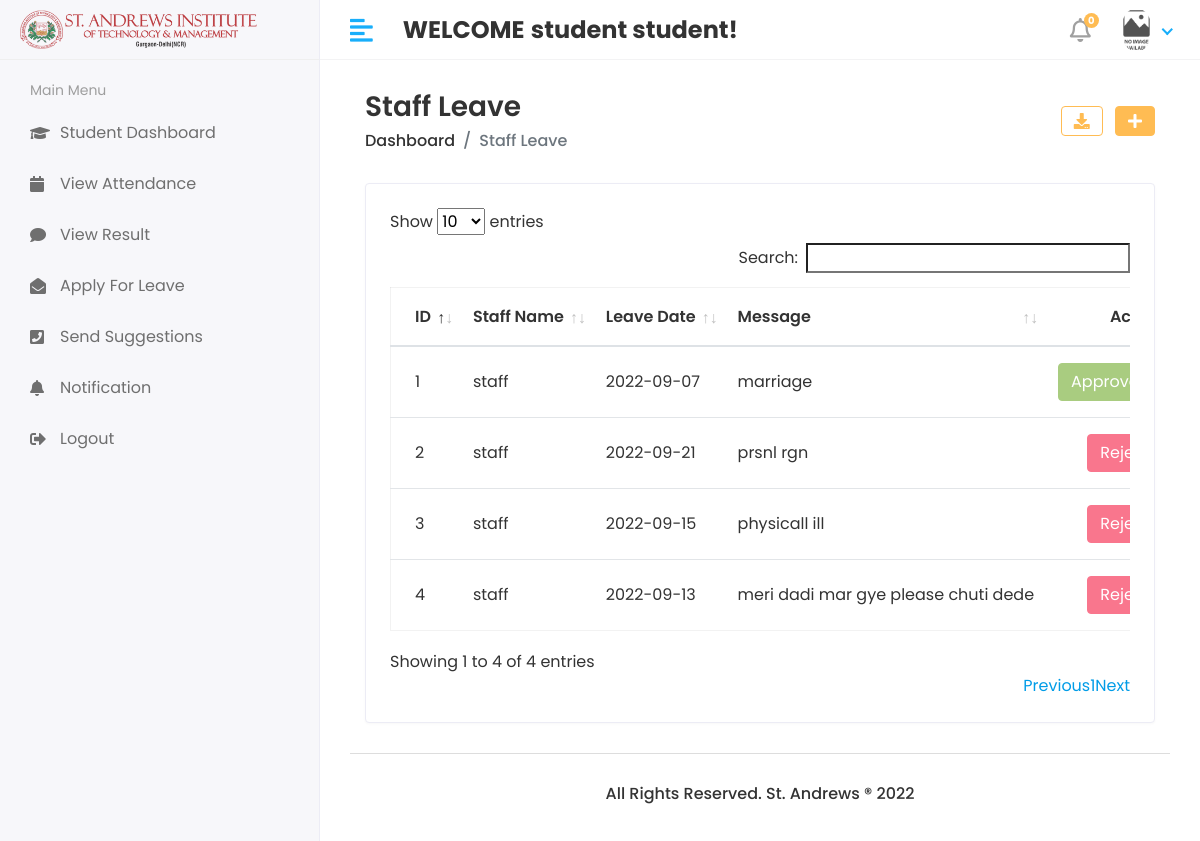
Page /hod/staff/leave_view (signed in) on the committed database.
### work/models.py (models this page shows, shortened)
class CustomUser(AbstractUser):
    USER = (
        (1, 'HOD'),
        (2, 'STAFF'),
        (3, 'STUDENT'),
    )
    user_type = models.CharField(choices=USER, max_length=50, default=1)
    profile_pic = models.ImageField(upload_to='media/profile_pic')

class Staff_Leave(models.Model):
    staff_id = models.ForeignKey(Staff,on_delete=models.CASCADE)
    date = models.CharField(max_length=100)
    message = models.TextField()
    status = models.IntegerField(default=0)
    created_at = models.DateTimeField(auto_now=True)
    updated_at = models.DateTimeField(auto_now=True)

class Staff(models.Model):
    admin = models.OneToOneField(CustomUser, on_delete=models.CASCADE)
    address = models.TextField()
    gender = models.CharField(max_length=100)
    created_at = models.DateTimeField(auto_now_add=True)
    updated_at = models.DateTimeField(auto_now=True)

### student_management_system/hod_views.py (the view)
# urls.py: path('hod/staff/leave_view',hod_views.STAFF_LEAVE_VIEW,name='staff_leave'),
@login_required(login_url='/')
def STAFF_LEAVE_VIEW(request):
    staff_leave = Staff_Leave.objects.all()
    context = {
        'staff_leave': staff_leave
    }
    return render(request,'hod/staff_leave.html',context)

### template/hod/staff_leave.html (shortened to what this page needs)
{% extends 'base.html' %}
{% block content%}
    <div class="content container-fluid">
               <div class="page-header">
                  <div class="row align-items-center">
                     <div class="col">
                        <h3 class="page-title">Staff Leave</h3>
                        <ul class="breadcrumb">
                           <li class="breadcrumb-item"><a href="{% url 'hod_home' %}">Dashboard</a></li>
                           <li class="breadcrumb-item active">Staff Leave</li>
                        </ul>
                     </div>
                     <div class="col-auto text-right float-right ml-auto">
                        <a href="#" class="btn btn-outline-primary mr-2"><i class="fas fa-download"></i></a>
                        <a href="add-student.html" class="btn btn-primary"><i class="fas fa-plus"></i></a>
                     </div>
                  </div>
               </div>
               <div class="row">
                  <div class="col-sm-12">
                     <div class="card card-table">
                        <div class="card-body">
                           <div class="table-responsive">
                              <table id="table_id" class="table table-hover table-center mb-0 datatable">
                                 <thead>
                                    <tr>
                                       <th>ID</th>
                                       <th>Staff Name</th>
                                       <th>Leave Date</th>
                                        <th>Message</th>
                                        <th class="text-right">Action</th>
                                    </tr>
                                 </thead>
                                 <tbody>
                                 {% for i in staff_leave %}
                                    <tr>
                                       <td>{{i.id}}</td>
                                       <td>{{i.staff_id.admin.first_name}}</td>
                                       <td>{{i.date}}</td>
                                       <td>{{i.message}}</td>
                                       <td class="text-right">
                                          <div class="action">
                                          {% if i.status == 0 %}
                                             <a href="{% url 'staff_approve_leave' i.id %}" class="btn btn-success">Approved</a>
                                             <a href="{% url 'staff_rejected_leave' i.id %}" class="btn btn-danger">Reject</a>
                                             {% elif i.status == 1 %}
                                             <button class="btn btn-success" disabled="disabled">Approved</button>
                                             {% else %}
                                             <button class="btn btn-danger" disabled="disabled">Reject</button>
                                           {% endif %}
                                          </div>
                                       </td>
                                    </tr>
                                 {% endfor  %}
                                 </tbody>
                              </table>
                           </div>
                        </div>
                     </div>
                  </div>
               </div>
            </div>
{% endblock %}

### template/include/header.html (shortened to what this page needs)
{% load static %}
 <div class="header">
            <div class="header-left">
               <a href="index.html" class="logo">
               <img src="{% static 'assets/img/saitm.png' %}" alt="Logo">
               </a>
            </div>
            <a href="javascript:void(0);" id="toggle_btn">
            <i class="fas fa-align-left"></i>
            </a>
            <div class="top-nav-search mt-3">
               <h4><strong>WELCOME</strong> <b><span>{{user.first_name}} {{user.last_name}}!</span></b> </h4>
            </div>
            <ul class="nav user-menu">
               <li class="nav-item dropdown noti-dropdown">
                  <a href="#" class="dropdown-toggle nav-link" data-toggle="dropdown">
                  <i class="far fa-bell"></i> <span class="badge badge-pill">0</span>
                  </a>
               </li>
               <li class="nav-item dropdown has-arrow">
                  <a href="#" class="dropdown-toggle nav-link" data-toggle="dropdown">
                  {% if user.profile_pic == "" %}
                  <span class="user-img"><img class="rounded-circle" src="{% static 'assets/img/no_image.jpg' %}" width="31" alt="User"></span>
                  {% else %}
                  <span class="user-img"><img class="rounded-circle" src="/{{user.profile_pic}}" width="31" alt="User"></span>
                  {% endif %}
                  </a>
               </li>
            </ul>
         </div>

### static/assets/css/style.css (style rules this page uses)
html { height: 100%; }
body { background-color: #fff; color: #333; font-family: 'Poppins', sans-serif; font-size: 1rem; height: 100%; line-height: 1.5; overflow-x: hidden; }
h1, h2, h3, h4, h5, h6 { font-family: 'Poppins', sans-serif; margin-top: 0; }
a { color: #009ce7; }
input, button, a { transition: all 0.4s ease; -moz-transition: all 0.4s ease; -o-transition: all 0.4s ease; -ms-transition: all 0.4s ease; -webkit-transition: all 0.4s ease; }
input, input:focus, button, button:focus { outline: none; }
ul, ol { padding: 0px; list-style: none; }
.table { color: #333; max-width: 100%; margin-bottom: 0; width: 100%; }
.table.dataTable { border-collapse: collapse !important; border: 1px solid rgba(0, 0, 0, 0.05); }
.table thead tr th { font-weight: 600; }
.table tbody tr { border-bottom: 1px solid rgba(0, 0, 0, 0.05); }
.table.table-center td, .table.table-center th { vertical-align: middle; }
.card-table .card-body .table > thead > tr > th { border-top: 0; }
.card-table .card-body .table tr td:first-child, .card-table .card-body .table tr th:first-child { padding-left: 1.5rem; }
.card-table .card-body .table tr td:last-child, .card-table .card-body .table tr th:last-child { padding-right: 1.5rem; }
.card-table .table td, .card-table .table th { border-top: 1px solid #e2e5e8; padding: 1rem 0.75rem; white-space: nowrap; }
.btn-primary { background-color: #FFBC53; border: 1px solid #FFBC53; }
.btn-success { background-color: #7bb13c; border: 1px solid #7bb13c }
.btn-success.disabled, .btn-success:disabled { background-color: #7bb13c; border-color: #7bb13c; color: #fff; }
.btn-danger { background-color: #e84646; border: 1px solid #e84646; }
.btn-danger.disabled, .btn-danger:disabled { background-color: #f62d51; border-color: #f62d51; color: #fff; }
.btn-outline-primary { color: #FFBC53; border-color: #FFBC53; }
.card { border: 1px solid #ececf5; box-shadow: 0 1px 3px 0 rgba(0, 0, 0, 0.03); margin-bottom: 1.875rem; }
.card-body { padding: 1.5rem; }
.header { background-color: #fff; border-bottom: 1px solid #f3f3f4; left: 0; position: fixed; right: 0; top: 0; z-index: 1001; height: 60px; }
.header .header-left { float: left; height: 60px; padding: 0 20px; position: relative; width: 320px; z-index: 1; transition: all 0.2s ease-in-out; background-color: #f7f7fa; border-bottom: 1px solid #efefef; border-right: 1px solid #ececf5; display: flex; align-items: center; }
.header .header-left .logo { display: inline-block; line-height: 60px; }
.header .header-left .logo img { max-height: 40px; width: auto; }
.header .dropdown-toggle:after { display: none; }
.header .has-arrow .dropdown-toggle:after { border-top: 0; border-left: 0; border-bottom: 2px solid #18aefa; border-right: 2px solid #18aefa; content: ''; height: 8px; display: inline-block; pointer-events: none; -webkit-transform-origin: 66% 66%; -ms-transform-origin: 66% 66%; transform-origin: 66% 66%; -webkit-transform: rotate(45deg); -ms-transform: rotate(45deg); transform: rotate(45deg); -webkit-transition: all 0.15s ease-in-out; transition: all 0.15s ease-in-out; width: 8px; vertical-align: 0px; }
.user-menu { float: right; margin: 0; position: relative; z-index: 99; padding-right: 15px; }
.user-menu.nav > li > a { color: #a0a0a0; font-size: 14px; line-height: 58px; padding: 0 15px; height: 60px; }
.user-img { margin-right: 3px; position: relative; }
.top-nav-search { float: left; margin-left: 15px; }
.page-header { margin-bottom: 1.875rem; }
.page-header .breadcrumb { background-color: transparent; color: #6c757d; font-size: 1rem; font-weight: 500; margin-bottom: 0; padding: 0; }
.page-header .breadcrumb a { color: #333; }
.page-title { font-size: 28px; font-weight: 600; color: #333; margin-bottom: 5px; }
.user-menu.nav > li > a .badge { background-color: #FFBC53; display: block; font-size: 10px; font-weight: bold; height: 15px; width: 15px; position: absolute; right: 7px; top: 13px; color: #fff; padding: 3px; }
.user-menu.nav > li > a > i { font-size: 1.5rem; line-height: 60px; }
@media (min-width: 992px) { #toggle_btn { align-items: center; color: #18aefa; display: inline-flex; float: left; font-size: 26px; height: 60px; justify-content: center; margin-left: 15px; padding: 0 15px; } }

### rows in the picture
CustomUser: first_name "student", last_name "student", profile_pic (placeholder picture)
Staff_Leave: id "1", staff_id.admin.first_name "staff", date "2022-09-07", message "marriage", status "Approved"
Staff_Leave: id "2", staff_id.admin.first_name "staff", date "2022-09-21", message "prsnl rgn", status "Reject"
Staff_Leave: id "3", staff_id.admin.first_name "staff", date "2022-09-15", message "physicall ill", status "Reject"
Staff_Leave: id "4", staff_id.admin.first_name "staff", date "2022-09-13", message "meri dadi mar gye please chuti dede", status "Reject"
